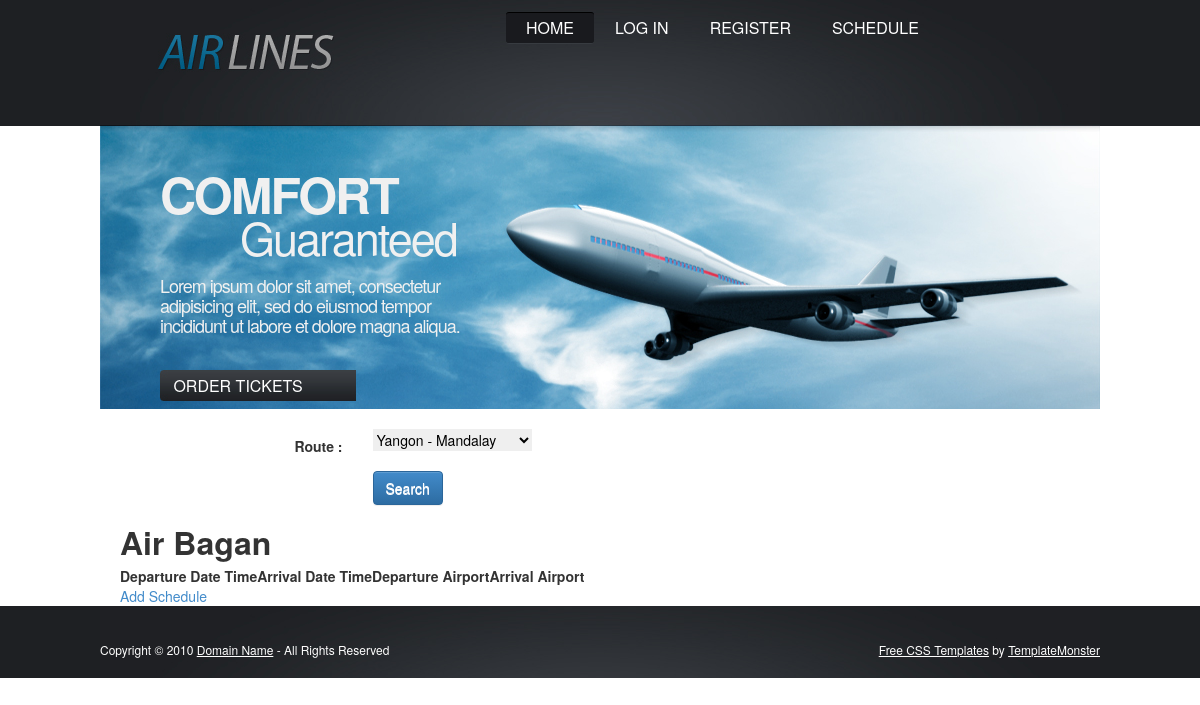
/booking.php, run on an earlier commit of the app's database.
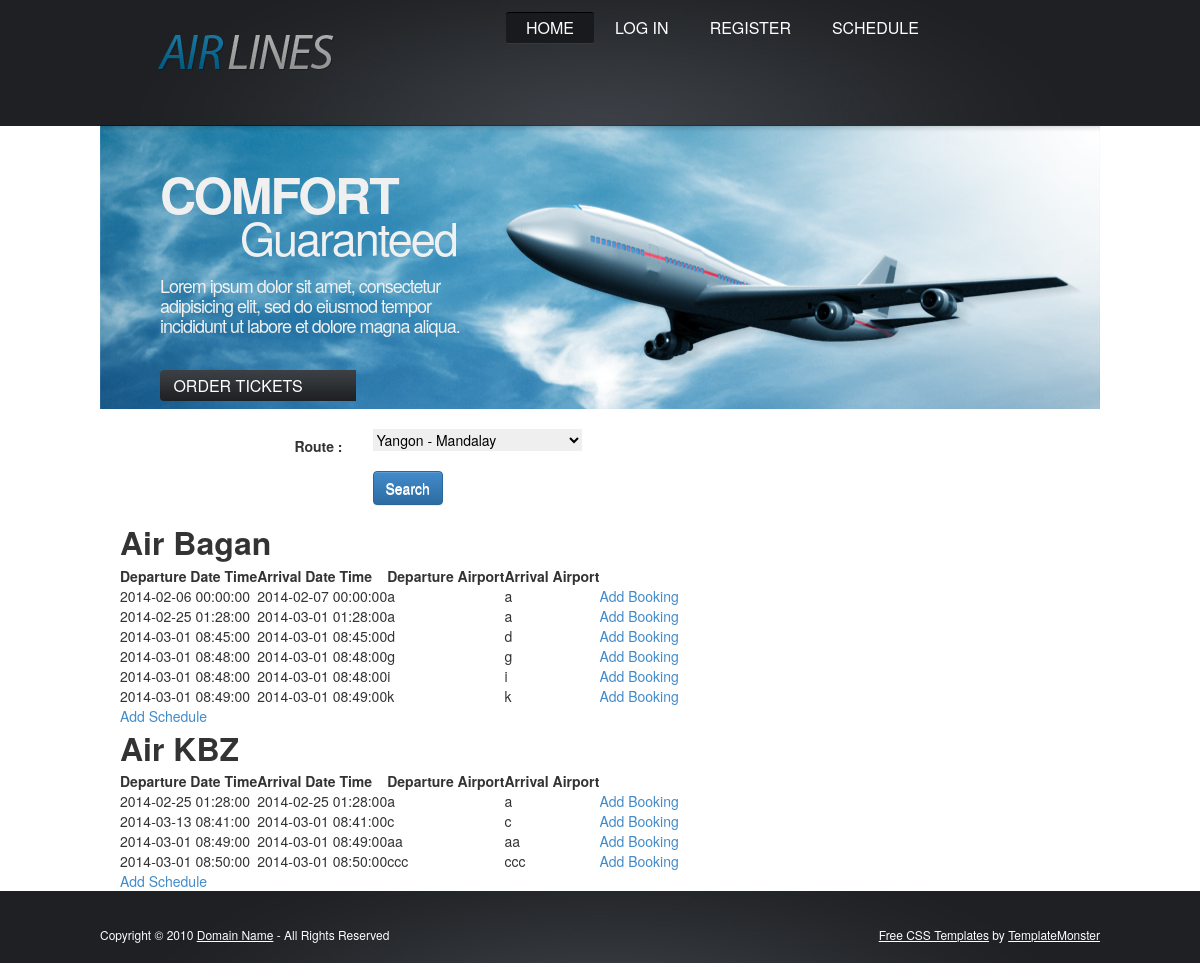
And on a later commit of the database.
### tables this page shows
CREATE TABLE IF NOT EXISTS `flights` (
  `flight_id` varchar(15) NOT NULL,
  `name` varchar(50) NOT NULL,
  `remark` varchar(255) NOT NULL,
  PRIMARY KEY (`flight_id`)
);

CREATE TABLE IF NOT EXISTS `schedules` (
  `schedule_id` varchar(15) NOT NULL,
  `flight_id` varchar(15) NOT NULL,
  `route_id` varchar(15) NOT NULL,
  `departure_datetime` datetime NOT NULL,
  `arrival_datetime` datetime NOT NULL,
  `departure_airport` varchar(50) NOT NULL,
  `arrival_airport` varchar(50) NOT NULL,
  `active` int(1) NOT NULL,
  `remark` varchar(255) NOT NULL,
  PRIMARY KEY (`schedule_id`)
);

### includes/routeHelper.php (called while the page is built, shortened)
<?php
class routeHelper {
    public static function getFirstRouteID() {
        $route_id = null;
        $sql = "SELECT * " .
                "FROM routes " .
                "ORDER BY route_id";
        $result = mysql_query($sql) or die(mysql_error());
        while ($row = mysql_fetch_array($result)) {
            $route_id=$row['route_id'];
            break;
        }
        return $route_id;
    }
}
?>

### includes/flight-schedules.php (the view, shortened to what this page needs)
<?php require_once('includes/routeHelper.php'); ?>
<link href="css/jquery.dataTables.css" rel="stylesheet" type="text/css" />
<?php
$route_id = null;
if (isset($_GET['route_id'])) {
    $route_id = $_GET['route_id'];
} else {
    $route_id = routeHelper::getFirstRouteID();
}
$mode = 'booking';
if (isset($_GET['mode'])) {
    $mode = $_GET['mode'];
}
$flight_sql = "SELECT flights.*
            FROM flights
            WHERE flights.flight_id
            IN (
                SELECT schedules.flight_id
                FROM schedules
                WHERE route_id = '" . $route_id . "'
            )";
$flight_result = mysql_query($flight_sql) or die(mysql_error());
$noOfRows = mysql_num_rows($flight_result);
if ($noOfRows == 0) {
    ?>
    <div class="row">
        <div class="col-md-12">
            <h2>No record found for selected Route.</h2>
        </div>
    </div>
<?php } else { ?>
    <?php while ($flightRow = mysql_fetch_array($flight_result)) { ?>
        <div class="row">
            <div class="col-md-12">
                <p class="flight-name"><?php echo $flightRow['name']; ?></p>
                <table class="schedule-table">
                    <thead>
                    <th>Departure Date Time</th>
                    <th>Arrival Date Time</th>
                    <th>Departure Airport</th>
                    <th>Arrival Airport</th>
                    <th></th>
                    </thead>
                    <tbody>
                        <?php
                        $schedule_sql = "SELECT * " .
                                "FROM schedules " .
                                "WHERE flight_id='" . $flightRow['flight_id'] . "' " .
                                "AND route_id='" . $route_id . "' " .
                                "AND active=1 " .
                                "ORDER BY schedule_id";
                        $schedule_result = mysql_query($schedule_sql) or die(mysql_error());
                        ?>
                        <?php while ($row = mysql_fetch_array($schedule_result)) { ?>
                            <tr>
                                <td><?php echo $row['departure_datetime']; ?></td>
                                <td><?php echo $row['arrival_datetime']; ?></td>
                                <td><?php echo $row['departure_airport']; ?></td>
                                <td><?php echo $row['arrival_airport']; ?></td>
                                <?php
                                $link = '#';
                                $linkText = "...";
                                if ($mode == 'display') {
                                    $link = "schedule.php?route_id=" . $route_id .
                                            "&flight_id=" . $flightRow['flight_id'];
                                    $linkText = "Add Schedule";
                                } else if ($mode == 'booking') {
                                    $link = "booking-select-seat-type.php?schedule_id=" . $row['schedule_id'];
                                    $linkText = "Add Booking";
                                }else if ($mode=='admin'){
                                    $link = "seat-setup.php?schedule_id=" . $row['schedule_id'];
                                    $linkText = "Seat SetUp";
                                }
                                ?>
                                <td><a href="<?php echo $link; ?>"><?php echo $linkText; ?></a></td>
                            </tr>
                        <?php } ?>
                    </tbody>
                </table>
                <?php
                $addScheduleLink = "schedule.php?route_id=" . $route_id .
                        "&flight_id=" . $flightRow['flight_id'];
                ?>
                <a href="<?php echo $addScheduleLink; ?>">Add Schedule</a>
                <br/>
            </div>
        </div>
    <?php } ?>
<?php } ?>

What changed in the data, as far as the page shows it:
added schedules: departure_datetime "2014-02-06 00:00:00", arrival_datetime "2014-02-07 00:00:00", departure_airport "a", arrival_airport "a", linkText "Add Booking", shown under flights "Air Bagan"
added schedules: departure_datetime "2014-02-25 01:28:00", arrival_datetime "2014-03-01 01:28:00", departure_airport "a", arrival_airport "a", linkText "Add Booking", shown under flights "Air Bagan"
added schedules: departure_datetime "2014-03-01 08:45:00", arrival_datetime "2014-03-01 08:45:00", departure_airport "d", arrival_airport "d", linkText "Add Booking", shown under flights "Air Bagan"
added schedules: departure_datetime "2014-03-01 08:48:00", arrival_datetime "2014-03-01 08:48:00", departure_airport "g", arrival_airport "g", linkText "Add Booking", shown under flights "Air Bagan"
added schedules: departure_datetime "2014-03-01 08:48:00", arrival_datetime "2014-03-01 08:48:00", departure_airport "i", arrival_airport "i", linkText "Add Booking", shown under flights "Air Bagan"
added schedules: departure_datetime "2014-03-01 08:49:00", arrival_datetime "2014-03-01 08:49:00", departure_airport "k", arrival_airport "k", linkText "Add Booking", shown under flights "Air Bagan"
now on this page (row unchanged): flights: name "Air KBZ"
added schedules: departure_datetime "2014-02-25 01:28:00", arrival_datetime "2014-02-25 01:28:00", departure_airport "a", arrival_airport "a", linkText "Add Booking", shown under "Air KBZ"
added schedules: departure_datetime "2014-03-13 08:41:00", arrival_datetime "2014-03-01 08:41:00", departure_airport "c", arrival_airport "c", linkText "Add Booking", shown under "Air KBZ"
added schedules: departure_datetime "2014-03-01 08:49:00", arrival_datetime "2014-03-01 08:49:00", departure_airport "aa", arrival_airport "aa", linkText "Add Booking", shown under "Air KBZ"
added schedules: departure_datetime "2014-03-01 08:50:00", arrival_datetime "2014-03-01 08:50:00", departure_airport "ccc", arrival_airport "ccc", linkText "Add Booking", shown under "Air KBZ"
